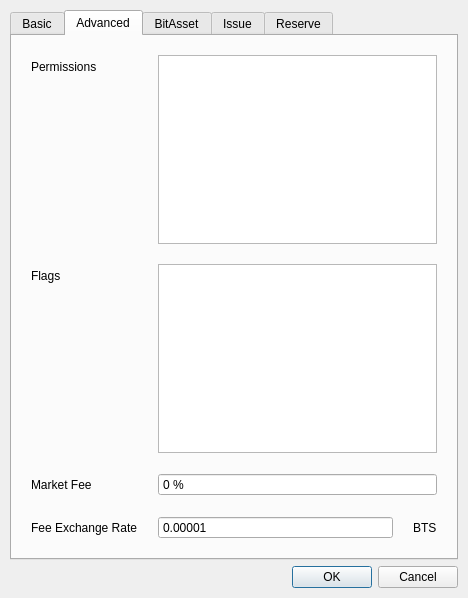
<?xml version="1.0" encoding="UTF-8"?>
<ui version="4.0">
 <class>CreateAsset</class>
 <widget class="QDialog" name="CreateAsset">
  <property name="geometry">
   <rect>
    <x>0</x>
    <y>0</y>
    <width>468</width>
    <height>598</height>
   </rect>
  </property>
  <property name="sizePolicy">
   <sizepolicy hsizetype="Fixed" vsizetype="Fixed">
    <horstretch>0</horstretch>
    <verstretch>0</verstretch>
   </sizepolicy>
  </property>
  <property name="windowTitle">
   <string>Asset</string>
  </property>
  <property name="windowIcon">
   <iconset resource="res.qrc">
    <normaloff>:/images/images/bitshares_logo.png</normaloff>:/images/images/bitshares_logo.png</iconset>
  </property>
  <layout class="QVBoxLayout" name="verticalLayout">
   <property name="leftMargin">
    <number>10</number>
   </property>
   <property name="topMargin">
    <number>10</number>
   </property>
   <property name="rightMargin">
    <number>10</number>
   </property>
   <property name="bottomMargin">
    <number>10</number>
   </property>
   <item>
    <widget class="QTabWidget" name="tabWidget">
     <property name="currentIndex">
      <number>1</number>
     </property>
     <widget class="QWidget" name="tabBasic">
      <attribute name="title">
       <string>Basic</string>
      </attribute>
      <layout class="QVBoxLayout" name="verticalLayout_2">
       <property name="spacing">
        <number>20</number>
       </property>
       <item>
        <layout class="QFormLayout" name="formLayout">
         <property name="fieldGrowthPolicy">
          <enum>QFormLayout::AllNonFixedFieldsGrow</enum>
         </property>
         <property name="horizontalSpacing">
          <number>20</number>
         </property>
         <property name="verticalSpacing">
          <number>20</number>
         </property>
         <property name="leftMargin">
          <number>10</number>
         </property>
         <property name="topMargin">
          <number>10</number>
         </property>
         <property name="rightMargin">
          <number>10</number>
         </property>
         <property name="bottomMargin">
          <number>10</number>
         </property>
         <item row="0" column="0">
          <widget class="QLabel" name="label">
           <property name="text">
            <string>Issuer</string>
           </property>
          </widget>
         </item>
         <item row="0" column="1">
          <widget class="QComboBox" name="accountBox">
           <property name="minimumSize">
            <size>
             <width>0</width>
             <height>20</height>
            </size>
           </property>
           <property name="editable">
            <bool>true</bool>
           </property>
          </widget>
         </item>
         <item row="1" column="0">
          <widget class="QLabel" name="label_2">
           <property name="text">
            <string>Symbol</string>
           </property>
          </widget>
         </item>
         <item row="1" column="1">
          <widget class="QLineEdit" name="symbolEdit">
           <property name="minimumSize">
            <size>
             <width>0</width>
             <height>20</height>
            </size>
           </property>
           <property name="maxLength">
            <number>16</number>
           </property>
          </widget>
         </item>
         <item row="2" column="0">
          <widget class="QLabel" name="label_3">
           <property name="text">
            <string>Precision</string>
           </property>
          </widget>
         </item>
         <item row="4" column="0">
          <widget class="QLabel" name="label_4">
           <property name="text">
            <string>Total</string>
           </property>
          </widget>
         </item>
         <item row="5" column="0">
          <widget class="QLabel" name="label_5">
           <property name="text">
            <string>Description</string>
           </property>
          </widget>
         </item>
         <item row="5" column="1">
          <widget class="QPlainTextEdit" name="descriptionPlain"/>
         </item>
         <item row="6" column="1">
          <spacer name="verticalSpacer_2">
           <property name="orientation">
            <enum>Qt::Vertical</enum>
           </property>
           <property name="sizeHint" stdset="0">
            <size>
             <width>20</width>
             <height>40</height>
            </size>
           </property>
          </spacer>
         </item>
         <item row="7" column="1">
          <widget class="QComboBox" name="feeAsset">
           <property name="editable">
            <bool>true</bool>
           </property>
          </widget>
         </item>
         <item row="7" column="0">
          <widget class="QLabel" name="feeAssetLabel">
           <property name="text">
            <string>Fee Asset</string>
           </property>
          </widget>
         </item>
         <item row="3" column="0">
          <widget class="QLabel" name="label_21">
           <property name="text">
            <string>Smallest Unit</string>
           </property>
          </widget>
         </item>
         <item row="2" column="1">
          <layout class="QVBoxLayout" name="verticalLayout_7">
           <property name="spacing">
            <number>0</number>
           </property>
           <property name="sizeConstraint">
            <enum>QLayout::SetMinimumSize</enum>
           </property>
           <item>
            <widget class="QSpinBox" name="precisionEdit">
             <property name="maximum">
              <number>12</number>
             </property>
            </widget>
           </item>
           <item>
            <widget class="QLabel" name="label_22">
             <property name="text">
              <string>Number of zeros after decimal point</string>
             </property>
            </widget>
           </item>
          </layout>
         </item>
         <item row="3" column="1">
          <widget class="QLabel" name="atomicUnit">
           <property name="minimumSize">
            <size>
             <width>0</width>
             <height>20</height>
            </size>
           </property>
           <property name="frameShape">
            <enum>QFrame::Panel</enum>
           </property>
           <property name="frameShadow">
            <enum>QFrame::Sunken</enum>
           </property>
           <property name="text">
            <string>1</string>
           </property>
          </widget>
         </item>
         <item row="4" column="1">
          <widget class="QDoubleSpinBox" name="totalEdit">
           <property name="suffix">
            <string/>
           </property>
           <property name="decimals">
            <number>0</number>
           </property>
           <property name="minimum">
            <double>1.000000000000000</double>
           </property>
          </widget>
         </item>
        </layout>
       </item>
      </layout>
     </widget>
     <widget class="QWidget" name="tabAdvanced">
      <attribute name="title">
       <string>Advanced</string>
      </attribute>
      <layout class="QVBoxLayout" name="verticalLayout_4">
       <item>
        <layout class="QFormLayout" name="formLayout_4">
         <property name="fieldGrowthPolicy">
          <enum>QFormLayout::AllNonFixedFieldsGrow</enum>
         </property>
         <property name="horizontalSpacing">
          <number>20</number>
         </property>
         <property name="verticalSpacing">
          <number>20</number>
         </property>
         <property name="leftMargin">
          <number>10</number>
         </property>
         <property name="topMargin">
          <number>10</number>
         </property>
         <property name="rightMargin">
          <number>10</number>
         </property>
         <property name="bottomMargin">
          <number>10</number>
         </property>
         <item row="0" column="0">
          <widget class="QLabel" name="label_10">
           <property name="text">
            <string>Permissions</string>
           </property>
          </widget>
         </item>
         <item row="0" column="1">
          <widget class="QListWidget" name="permList"/>
         </item>
         <item row="1" column="0">
          <widget class="QLabel" name="label_11">
           <property name="text">
            <string>Flags</string>
           </property>
          </widget>
         </item>
         <item row="1" column="1">
          <widget class="QListWidget" name="flagList"/>
         </item>
         <item row="2" column="0">
          <widget class="QLabel" name="label_12">
           <property name="text">
            <string>Market Fee</string>
           </property>
          </widget>
         </item>
         <item row="2" column="1">
          <widget class="QSpinBox" name="marketFee">
           <property name="buttonSymbols">
            <enum>QAbstractSpinBox::NoButtons</enum>
           </property>
           <property name="suffix">
            <string> %</string>
           </property>
           <property name="maximum">
            <number>100</number>
           </property>
          </widget>
         </item>
         <item row="3" column="0">
          <widget class="QLabel" name="label_18">
           <property name="text">
            <string>Fee Exchange Rate</string>
           </property>
          </widget>
         </item>
         <item row="3" column="1">
          <layout class="QHBoxLayout" name="horizontalLayout">
           <item>
            <widget class="QDoubleSpinBox" name="coreExchangeRate">
             <property name="locale">
              <locale language="C" country="AnyCountry"/>
             </property>
             <property name="buttonSymbols">
              <enum>QAbstractSpinBox::NoButtons</enum>
             </property>
             <property name="decimals">
              <number>5</number>
             </property>
             <property name="minimum">
              <double>0.000010000000000</double>
             </property>
             <property name="maximum">
              <double>100000.000000000000000</double>
             </property>
            </widget>
           </item>
           <item>
            <widget class="QLabel" name="label_20">
             <property name="sizePolicy">
              <sizepolicy hsizetype="Maximum" vsizetype="Preferred">
               <horstretch>0</horstretch>
               <verstretch>0</verstretch>
              </sizepolicy>
             </property>
             <property name="autoFillBackground">
              <bool>false</bool>
             </property>
             <property name="frameShape">
              <enum>QFrame::NoFrame</enum>
             </property>
             <property name="text">
              <string>BTS</string>
             </property>
            </widget>
           </item>
          </layout>
         </item>
        </layout>
       </item>
      </layout>
     </widget>
     <widget class="QWidget" name="tabBitasset">
      <attribute name="title">
       <string>BitAsset</string>
      </attribute>
      <layout class="QVBoxLayout" name="verticalLayout_5">
       <property name="spacing">
        <number>10</number>
       </property>
       <property name="leftMargin">
        <number>10</number>
       </property>
       <property name="topMargin">
        <number>10</number>
       </property>
       <property name="rightMargin">
        <number>10</number>
       </property>
       <property name="bottomMargin">
        <number>10</number>
       </property>
       <item>
        <widget class="QCheckBox" name="isBitasset">
         <property name="text">
          <string>Market-Issued asset</string>
         </property>
        </widget>
       </item>
       <item>
        <widget class="QWidget" name="frameBitasset" native="true">
         <layout class="QFormLayout" name="formLayout_3">
          <property name="horizontalSpacing">
           <number>20</number>
          </property>
          <property name="verticalSpacing">
           <number>20</number>
          </property>
          <property name="leftMargin">
           <number>10</number>
          </property>
          <property name="topMargin">
           <number>10</number>
          </property>
          <property name="rightMargin">
           <number>10</number>
          </property>
          <property name="bottomMargin">
           <number>10</number>
          </property>
          <item row="0" column="0">
           <widget class="QLabel" name="label_6">
            <property name="text">
             <string>Feed Lifetime</string>
            </property>
           </widget>
          </item>
          <item row="0" column="1">
           <widget class="QSpinBox" name="feedLifetime">
            <property name="buttonSymbols">
             <enum>QAbstractSpinBox::NoButtons</enum>
            </property>
            <property name="suffix">
             <string> seconds</string>
            </property>
            <property name="maximum">
             <number>999999999</number>
            </property>
            <property name="value">
             <number>86400</number>
            </property>
           </widget>
          </item>
          <item row="1" column="0">
           <widget class="QLabel" name="label_13">
            <property name="text">
             <string>Minimum Feeds</string>
            </property>
           </widget>
          </item>
          <item row="1" column="1">
           <widget class="QSpinBox" name="minimumFeeds">
            <property name="buttonSymbols">
             <enum>QAbstractSpinBox::NoButtons</enum>
            </property>
            <property name="minimum">
             <number>1</number>
            </property>
            <property name="maximum">
             <number>999999999</number>
            </property>
            <property name="value">
             <number>1</number>
            </property>
           </widget>
          </item>
          <item row="2" column="0">
           <widget class="QLabel" name="label_14">
            <property name="text">
             <string>Force Settlement Offset</string>
            </property>
           </widget>
          </item>
          <item row="2" column="1">
           <widget class="QSpinBox" name="forceSettlementOffset">
            <property name="buttonSymbols">
             <enum>QAbstractSpinBox::NoButtons</enum>
            </property>
            <property name="suffix">
             <string> %</string>
            </property>
            <property name="maximum">
             <number>100</number>
            </property>
           </widget>
          </item>
          <item row="4" column="0">
           <widget class="QLabel" name="label_15">
            <property name="text">
             <string>Maximum Force Settlement Volume</string>
            </property>
           </widget>
          </item>
          <item row="4" column="1">
           <widget class="QSpinBox" name="maxForceSettlement">
            <property name="buttonSymbols">
             <enum>QAbstractSpinBox::NoButtons</enum>
            </property>
            <property name="maximum">
             <number>999999999</number>
            </property>
            <property name="value">
             <number>2000</number>
            </property>
           </widget>
          </item>
          <item row="5" column="0">
           <widget class="QLabel" name="label_16">
            <property name="text">
             <string>Short Backing Asset</string>
            </property>
           </widget>
          </item>
          <item row="5" column="1">
           <widget class="QLineEdit" name="backingAsset">
            <property name="text">
             <string>1.3.0</string>
            </property>
           </widget>
          </item>
          <item row="3" column="0">
           <widget class="QLabel" name="label_17">
            <property name="text">
             <string>Force Settlement Delay</string>
            </property>
           </widget>
          </item>
          <item row="3" column="1">
           <widget class="QSpinBox" name="forceSettlementDelay">
            <property name="buttonSymbols">
             <enum>QAbstractSpinBox::NoButtons</enum>
            </property>
            <property name="suffix">
             <string> seconds</string>
            </property>
            <property name="maximum">
             <number>999999999</number>
            </property>
            <property name="value">
             <number>86400</number>
            </property>
           </widget>
          </item>
         </layout>
        </widget>
       </item>
       <item>
        <widget class="QCheckBox" name="isPredictionMarket">
         <property name="text">
          <string>Prediction Market</string>
         </property>
        </widget>
       </item>
       <item>
        <spacer name="verticalSpacer">
         <property name="orientation">
          <enum>Qt::Vertical</enum>
         </property>
         <property name="sizeHint" stdset="0">
          <size>
           <width>20</width>
           <height>40</height>
          </size>
         </property>
        </spacer>
       </item>
      </layout>
     </widget>
     <widget class="QWidget" name="tabIssue">
      <attribute name="title">
       <string>Issue</string>
      </attribute>
      <layout class="QVBoxLayout" name="verticalLayout_3">
       <item>
        <layout class="QFormLayout" name="formLayout_2">
         <property name="sizeConstraint">
          <enum>QLayout::SetMaximumSize</enum>
         </property>
         <property name="fieldGrowthPolicy">
          <enum>QFormLayout::AllNonFixedFieldsGrow</enum>
         </property>
         <property name="horizontalSpacing">
          <number>20</number>
         </property>
         <property name="verticalSpacing">
          <number>20</number>
         </property>
         <property name="leftMargin">
          <number>10</number>
         </property>
         <property name="topMargin">
          <number>10</number>
         </property>
         <property name="rightMargin">
          <number>10</number>
         </property>
         <property name="bottomMargin">
          <number>10</number>
         </property>
         <item row="0" column="0">
          <widget class="QLabel" name="transferFromLabel">
           <property name="text">
            <string>From</string>
           </property>
          </widget>
         </item>
         <item row="0" column="1">
          <widget class="QComboBox" name="transferFromAccount">
           <property name="enabled">
            <bool>false</bool>
           </property>
           <property name="minimumSize">
            <size>
             <width>0</width>
             <height>20</height>
            </size>
           </property>
           <property name="editable">
            <bool>true</bool>
           </property>
          </widget>
         </item>
         <item row="1" column="0">
          <widget class="QLabel" name="label_7">
           <property name="text">
            <string>To</string>
           </property>
          </widget>
         </item>
         <item row="1" column="1">
          <widget class="QComboBox" name="transferToAccount">
           <property name="minimumSize">
            <size>
             <width>0</width>
             <height>20</height>
            </size>
           </property>
           <property name="editable">
            <bool>true</bool>
           </property>
          </widget>
         </item>
         <item row="2" column="0">
          <widget class="QLabel" name="label_8">
           <property name="text">
            <string>Asset</string>
           </property>
          </widget>
         </item>
         <item row="2" column="1">
          <layout class="QHBoxLayout" name="horizontalLayout_6">
           <property name="spacing">
            <number>20</number>
           </property>
           <item>
            <widget class="QDoubleSpinBox" name="transferAmount">
             <property name="sizePolicy">
              <sizepolicy hsizetype="Preferred" vsizetype="Fixed">
               <horstretch>0</horstretch>
               <verstretch>0</verstretch>
              </sizepolicy>
             </property>
             <property name="minimumSize">
              <size>
               <width>0</width>
               <height>20</height>
              </size>
             </property>
             <property name="font">
              <font>
               <family>Monospace</family>
               <pointsize>10</pointsize>
              </font>
             </property>
             <property name="locale">
              <locale language="C" country="AnyCountry"/>
             </property>
             <property name="buttonSymbols">
              <enum>QAbstractSpinBox::NoButtons</enum>
             </property>
            </widget>
           </item>
           <item>
            <widget class="QComboBox" name="transferAsset">
             <property name="enabled">
              <bool>false</bool>
             </property>
             <property name="sizePolicy">
              <sizepolicy hsizetype="Preferred" vsizetype="Fixed">
               <horstretch>0</horstretch>
               <verstretch>0</verstretch>
              </sizepolicy>
             </property>
             <property name="minimumSize">
              <size>
               <width>0</width>
               <height>20</height>
              </size>
             </property>
             <property name="editable">
              <bool>true</bool>
             </property>
            </widget>
           </item>
          </layout>
         </item>
         <item row="3" column="0">
          <widget class="QLabel" name="label_9">
           <property name="text">
            <string>Memo</string>
           </property>
          </widget>
         </item>
         <item row="3" column="1">
          <widget class="QPlainTextEdit" name="transferMemo"/>
         </item>
         <item row="4" column="0">
          <widget class="QLabel" name="transferFeeLabel">
           <property name="text">
            <string>Fee Asset</string>
           </property>
          </widget>
         </item>
         <item row="4" column="1">
          <widget class="QComboBox" name="transferFeeAsset">
           <property name="minimumSize">
            <size>
             <width>0</width>
             <height>20</height>
            </size>
           </property>
           <property name="editable">
            <bool>true</bool>
           </property>
          </widget>
         </item>
        </layout>
       </item>
      </layout>
     </widget>
     <widget class="QWidget" name="tabReserve">
      <attribute name="title">
       <string>Reserve</string>
      </attribute>
      <layout class="QVBoxLayout" name="verticalLayout_6">
       <item>
        <layout class="QFormLayout" name="formLayout_5">
         <property name="sizeConstraint">
          <enum>QLayout::SetMaximumSize</enum>
         </property>
         <property name="fieldGrowthPolicy">
          <enum>QFormLayout::AllNonFixedFieldsGrow</enum>
         </property>
         <property name="horizontalSpacing">
          <number>20</number>
         </property>
         <property name="verticalSpacing">
          <number>20</number>
         </property>
         <property name="leftMargin">
          <number>10</number>
         </property>
         <property name="topMargin">
          <number>10</number>
         </property>
         <property name="rightMargin">
          <number>10</number>
         </property>
         <property name="bottomMargin">
          <number>10</number>
         </property>
         <item row="0" column="0">
          <widget class="QLabel" name="untransferFromLabel">
           <property name="text">
            <string>Account</string>
           </property>
          </widget>
         </item>
         <item row="0" column="1">
          <widget class="QComboBox" name="untransferFromAccount">
           <property name="enabled">
            <bool>false</bool>
           </property>
           <property name="minimumSize">
            <size>
             <width>0</width>
             <height>20</height>
            </size>
           </property>
           <property name="editable">
            <bool>true</bool>
           </property>
          </widget>
         </item>
         <item row="1" column="0">
          <widget class="QLabel" name="label_19">
           <property name="text">
            <string>Asset</string>
           </property>
          </widget>
         </item>
         <item row="1" column="1">
          <layout class="QHBoxLayout" name="horizontalLayout_7">
           <property name="spacing">
            <number>20</number>
           </property>
           <item>
            <widget class="QDoubleSpinBox" name="untransferAmount">
             <property name="sizePolicy">
              <sizepolicy hsizetype="Preferred" vsizetype="Fixed">
               <horstretch>0</horstretch>
               <verstretch>0</verstretch>
              </sizepolicy>
             </property>
             <property name="minimumSize">
              <size>
               <width>0</width>
               <height>20</height>
              </size>
             </property>
             <property name="font">
              <font>
               <family>Monospace</family>
               <pointsize>10</pointsize>
              </font>
             </property>
             <property name="locale">
              <locale language="C" country="AnyCountry"/>
             </property>
             <property name="buttonSymbols">
              <enum>QAbstractSpinBox::NoButtons</enum>
             </property>
            </widget>
           </item>
           <item>
            <widget class="QComboBox" name="untransferAsset">
             <property name="enabled">
              <bool>false</bool>
             </property>
             <property name="sizePolicy">
              <sizepolicy hsizetype="Preferred" vsizetype="Fixed">
               <horstretch>0</horstretch>
               <verstretch>0</verstretch>
              </sizepolicy>
             </property>
             <property name="minimumSize">
              <size>
               <width>0</width>
               <height>20</height>
              </size>
             </property>
             <property name="editable">
              <bool>true</bool>
             </property>
            </widget>
           </item>
          </layout>
         </item>
         <item row="2" column="0">
          <widget class="QLabel" name="untransferFeeLabel">
           <property name="text">
            <string>Fee Asset</string>
           </property>
          </widget>
         </item>
         <item row="2" column="1">
          <widget class="QComboBox" name="untransferFeeAsset">
           <property name="minimumSize">
            <size>
             <width>0</width>
             <height>20</height>
            </size>
           </property>
           <property name="editable">
            <bool>true</bool>
           </property>
          </widget>
         </item>
        </layout>
       </item>
      </layout>
     </widget>
    </widget>
   </item>
   <item>
    <widget class="QDialogButtonBox" name="buttonBox">
     <property name="standardButtons">
      <set>QDialogButtonBox::Cancel|QDialogButtonBox::Ok</set>
     </property>
    </widget>
   </item>
  </layout>
 </widget>
 <tabstops>
  <tabstop>accountBox</tabstop>
  <tabstop>symbolEdit</tabstop>
  <tabstop>descriptionPlain</tabstop>
  <tabstop>buttonBox</tabstop>
  <tabstop>permList</tabstop>
  <tabstop>flagList</tabstop>
  <tabstop>marketFee</tabstop>
  <tabstop>transferFromAccount</tabstop>
  <tabstop>transferToAccount</tabstop>
  <tabstop>transferAmount</tabstop>
  <tabstop>transferAsset</tabstop>
  <tabstop>transferMemo</tabstop>
  <tabstop>transferFeeAsset</tabstop>
 </tabstops>
 <resources>
  <include location="res.qrc"/>
 </resources>
 <connections/>
</ui>
